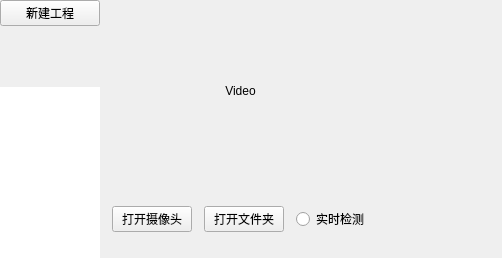
        <widget class="QWidget" name="page_3">
         <layout class="QHBoxLayout" name="horizontalLayout_4" stretch="2,8">
          <property name="spacing">
           <number>0</number>
          </property>
          <property name="leftMargin">
           <number>0</number>
          </property>
          <property name="topMargin">
           <number>0</number>
          </property>
          <property name="rightMargin">
           <number>0</number>
          </property>
          <property name="bottomMargin">
           <number>0</number>
          </property>
          <item>
           <widget class="QFrame" name="frame_6">
            <property name="frameShape">
             <enum>QFrame::NoFrame</enum>
            </property>
            <property name="frameShadow">
             <enum>QFrame::Sunken</enum>
            </property>
            <layout class="QVBoxLayout" name="verticalLayout_3" stretch="1,5,14">
             <property name="spacing">
              <number>0</number>
             </property>
             <property name="leftMargin">
              <number>0</number>
             </property>
             <property name="topMargin">
              <number>0</number>
             </property>
             <property name="rightMargin">
              <number>0</number>
             </property>
             <property name="bottomMargin">
              <number>0</number>
             </property>
             <item>
              <widget class="QPushButton" name="pushButton_6">
               <property name="sizePolicy">
                <sizepolicy hsizetype="Minimum" vsizetype="Expanding">
                 <horstretch>0</horstretch>
                 <verstretch>0</verstretch>
                </sizepolicy>
               </property>
               <property name="text">
                <string>新建工程</string>
               </property>
              </widget>
             </item>
             <item>
              <spacer name="verticalSpacer">
               <property name="orientation">
                <enum>Qt::Vertical</enum>
               </property>
               <property name="sizeHint" stdset="0">
                <size>
                 <width>20</width>
                 <height>40</height>
                </size>
               </property>
              </spacer>
             </item>
             <item>
              <widget class="QListWidget" name="listWidget_2">
               <property name="frameShape">
                <enum>QFrame::NoFrame</enum>
               </property>
               <property name="frameShadow">
                <enum>QFrame::Sunken</enum>
               </property>
               <property name="lineWidth">
                <number>0</number>
               </property>
               <property name="resizeMode">
                <enum>QListView::Fixed</enum>
               </property>
               <property name="layoutMode">
                <enum>QListView::SinglePass</enum>
               </property>
               <property name="gridSize">
                <size>
                 <width>0</width>
                 <height>30</height>
                </size>
               </property>
              </widget>
             </item>
            </layout>
           </widget>
          </item>
          <item>
           <widget class="QFrame" name="frame_7">
            <property name="frameShape">
             <enum>QFrame::NoFrame</enum>
            </property>
            <property name="frameShadow">
             <enum>QFrame::Plain</enum>
            </property>
            <layout class="QHBoxLayout" name="horizontalLayout_6" stretch="7,3">
             <property name="spacing">
              <number>0</number>
             </property>
             <property name="leftMargin">
              <number>0</number>
             </property>
             <property name="topMargin">
              <number>0</number>
             </property>
             <property name="rightMargin">
              <number>0</number>
             </property>
             <property name="bottomMargin">
              <number>0</number>
             </property>
             <item>
              <widget class="QFrame" name="frame_11">
               <property name="frameShape">
                <enum>QFrame::NoFrame</enum>
               </property>
               <property name="frameShadow">
                <enum>QFrame::Plain</enum>
               </property>
               <layout class="QVBoxLayout" name="verticalLayout_6" stretch="7,3">
                <property name="spacing">
                 <number>0</number>
                </property>
                <property name="leftMargin">
                 <number>0</number>
                </property>
                <property name="topMargin">
                 <number>0</number>
                </property>
                <property name="rightMargin">
                 <number>0</number>
                </property>
                <property name="bottomMargin">
                 <number>0</number>
                </property>
                <item>
                 <widget class="QLabel" name="label_3">
                  <property name="sizePolicy">
                   <sizepolicy hsizetype="Ignored" vsizetype="Ignored">
                    <horstretch>0</horstretch>
                    <verstretch>0</verstretch>
                   </sizepolicy>
                  </property>
                  <property name="frameShape">
                   <enum>QFrame::NoFrame</enum>
                  </property>
                  <property name="frameShadow">
                   <enum>QFrame::Plain</enum>
                  </property>
                  <property name="text">
                   <string>Video</string>
                  </property>
                  <property name="alignment">
                   <set>Qt::AlignCenter</set>
                  </property>
                 </widget>
                </item>
                <item>
                 <widget class="QFrame" name="frame_12">
                  <property name="frameShape">
                   <enum>QFrame::NoFrame</enum>
                  </property>
                  <property name="frameShadow">
                   <enum>QFrame::Raised</enum>
                  </property>
                  <layout class="QHBoxLayout" name="horizontalLayout_8">
                   <property name="spacing">
                    <number>0</number>
                   </property>
                   <property name="leftMargin">
                    <number>0</number>
                   </property>
                   <property name="topMargin">
                    <number>0</number>
                   </property>
                   <property name="rightMargin">
                    <number>0</number>
                   </property>
                   <property name="bottomMargin">
                    <number>0</number>
                   </property>
                   <item>
                    <widget class="QPushButton" name="pushButton_9">
                     <property name="sizePolicy">
                      <sizepolicy hsizetype="Fixed" vsizetype="Fixed">
                       <horstretch>0</horstretch>
                       <verstretch>0</verstretch>
                      </sizepolicy>
                     </property>
                     <property name="text">
                      <string>打开摄像头</string>
                     </property>
                    </widget>
                   </item>
                   <item>
                    <widget class="QPushButton" name="pushButton_8">
                     <property name="sizePolicy">
                      <sizepolicy hsizetype="Fixed" vsizetype="Fixed">
                       <horstretch>0</horstretch>
                       <verstretch>0</verstretch>
                      </sizepolicy>
                     </property>
                     <property name="text">
                      <string>打开文件夹</string>
                     </property>
                    </widget>
                   </item>
                   <item>
                    <widget class="QRadioButton" name="radioButton">
                     <property name="sizePolicy">
                      <sizepolicy hsizetype="Fixed" vsizetype="Fixed">
                       <horstretch>0</horstretch>
                       <verstretch>0</verstretch>
                      </sizepolicy>
                     </property>
                     <property name="layoutDirection">
                      <enum>Qt::LeftToRight</enum>
                     </property>
                     <property name="text">
                      <string>实时检测</string>
                     </property>
                    </widget>
                   </item>
                  </layout>
                 </widget>
                </item>
               </layout>
              </widget>
             </item>
             <item>
              <widget class="QFrame" name="frame_10">
               <property name="frameShape">
                <enum>QFrame::NoFrame</enum>
               </property>
               <property name="frameShadow">
                <enum>QFrame::Plain</enum>
               </property>
               <layout class="QVBoxLayout" name="verticalLayout_5" stretch="7,3">
                <property name="spacing">
                 <number>0</number>
                </property>
                <property name="leftMargin">
                 <number>0</number>
                </property>
                <property name="topMargin">
                 <number>0</number>
                </property>
                <property name="rightMargin">
                 <number>0</number>
                </property>
                <property name="bottomMargin">
                 <number>0</number>
                </property>
                <item>
                 <widget class="QLabel" name="label_5">
                  <property name="frameShape">
                   <enum>QFrame::NoFrame</enum>
                  </property>
                  <property name="text">
                   <string/>
                  </property>
                  <property name="alignment">
                   <set>Qt::AlignCenter</set>
                  </property>
                 </widget>
                </item>
                <item>
                 <widget class="QLabel" name="label_6">
                  <property name="palette">
                   <palette>
                    <active>
                     <colorrole role="Button">
                      <brush brushstyle="LinearGradientPattern">
                       <gradient startx="0.000000000000000" starty="0.000000000000000" endx="1.000000000000000" endy="1.000000000000000" type="LinearGradient" spread="PadSpread" coordinatemode="ObjectBoundingMode">
                        <gradientstop position="0.000000000000000">
                         <color alpha="255">
                          <red>61</red>
                          <green>118</green>
                          <blue>118</blue>
                         </color>
                        </gradientstop>
                        <gradientstop position="1.000000000000000">
                         <color alpha="255">
                          <red>46</red>
                          <green>89</green>
                          <blue>88</blue>
                         </color>
                        </gradientstop>
                       </gradient>
                      </brush>
                     </colorrole>
                     <colorrole role="Base">
                      <brush brushstyle="LinearGradientPattern">
                       <gradient startx="0.000000000000000" starty="0.000000000000000" endx="1.000000000000000" endy="1.000000000000000" type="LinearGradient" spread="PadSpread" coordinatemode="ObjectBoundingMode">
                        <gradientstop position="0.000000000000000">
                         <color alpha="255">
                          <red>61</red>
                          <green>118</green>
                          <blue>118</blue>
                         </color>
                        </gradientstop>
                        <gradientstop position="1.000000000000000">
                         <color alpha="255">
                          <red>46</red>
                          <green>89</green>
                          <blue>88</blue>
                         </color>
                        </gradientstop>
                       </gradient>
                      </brush>
                     </colorrole>
                     <colorrole role="Window">
                      <brush brushstyle="LinearGradientPattern">
                       <gradient startx="0.000000000000000" starty="0.000000000000000" endx="1.000000000000000" endy="1.000000000000000" type="LinearGradient" spread="PadSpread" coordinatemode="ObjectBoundingMode">
                        <gradientstop position="0.000000000000000">
                         <color alpha="255">
                          <red>61</red>
                          <green>118</green>
                          <blue>118</blue>
                         </color>
                        </gradientstop>
                        <gradientstop position="1.000000000000000">
                         <color alpha="255">
                          <red>46</red>
                          <green>89</green>
                          <blue>88</blue>
                         </color>
                        </gradientstop>
                       </gradient>
                      </brush>
                     </colorrole>
                    </active>
                    <inactive>
                     <colorrole role="Button">
                      <brush brushstyle="LinearGradientPattern">
                       <gradient startx="0.000000000000000" starty="0.000000000000000" endx="1.000000000000000" endy="1.000000000000000" type="LinearGradient" spread="PadSpread" coordinatemode="ObjectBoundingMode">
                        <gradientstop position="0.000000000000000">
                         <color alpha="255">
                          <red>61</red>
                          <green>118</green>
                          <blue>118</blue>
                         </color>
                        </gradientstop>
                        <gradientstop position="1.000000000000000">
                         <color alpha="255">
                          <red>46</red>
                          <green>89</green>
                          <blue>88</blue>
                         </color>
                        </gradientstop>
                       </gradient>
                      </brush>
                     </colorrole>
                     <colorrole role="Base">
                      <brush brushstyle="LinearGradientPattern">
                       <gradient startx="0.000000000000000" starty="0.000000000000000" endx="1.000000000000000" endy="1.000000000000000" type="LinearGradient" spread="PadSpread" coordinatemode="ObjectBoundingMode">
                        <gradientstop position="0.000000000000000">
                         <color alpha="255">
                          <red>61</red>
                          <green>118</green>
                          <blue>118</blue>
                         </color>
                        </gradientstop>
                        <gradientstop position="1.000000000000000">
                         <color alpha="255">
                          <red>46</red>
                          <green>89</green>
                          <blue>88</blue>
                         </color>
                        </gradientstop>
                       </gradient>
                      </brush>
                     </colorrole>
                     <colorrole role="Window">
                      <brush brushstyle="LinearGradientPattern">
                       <gradient startx="0.000000000000000" starty="0.000000000000000" endx="1.000000000000000" endy="1.000000000000000" type="LinearGradient" spread="PadSpread" coordinatemode="ObjectBoundingMode">
                        <gradientstop position="0.000000000000000">
                         <color alpha="255">
                          <red>61</red>
                          <green>118</green>
                          <blue>118</blue>
                         </color>
                        </gradientstop>
                        <gradientstop position="1.000000000000000">
                         <color alpha="255">
                          <red>46</red>
                          <green>89</green>
                          <blue>88</blue>
                         </color>
                        </gradientstop>
                       </gradient>
                      </brush>
                     </colorrole>
                    </inactive>
                    <disabled>
                     <colorrole role="Button">
                      <brush brushstyle="LinearGradientPattern">
                       <gradient startx="0.000000000000000" starty="0.000000000000000" endx="1.000000000000000" endy="1.000000000000000" type="LinearGradient" spread="PadSpread" coordinatemode="ObjectBoundingMode">
                        <gradientstop position="0.000000000000000">
                         <color alpha="255">
                          <red>61</red>
                          <green>118</green>
                          <blue>118</blue>
                         </color>
                        </gradientstop>
                        <gradientstop position="1.000000000000000">
                         <color alpha="255">
                          <red>46</red>
                          <green>89</green>
                          <blue>88</blue>
                         </color>
                        </gradientstop>
                       </gradient>
                      </brush>
                     </colorrole>
                     <colorrole role="Base">
                      <brush brushstyle="LinearGradientPattern">
                       <gradient startx="0.000000000000000" starty="0.000000000000000" endx="1.000000000000000" endy="1.000000000000000" type="LinearGradient" spread="PadSpread" coordinatemode="ObjectBoundingMode">
                        <gradientstop position="0.000000000000000">
                         <color alpha="255">
                          <red>61</red>
                          <green>118</green>
                          <blue>118</blue>
                         </color>
                        </gradientstop>
                        <gradientstop position="1.000000000000000">
                         <color alpha="255">
                          <red>46</red>
                          <green>89</green>
                          <blue>88</blue>
                         </color>
                        </gradientstop>
                       </gradient>
                      </brush>
                     </colorrole>
                     <colorrole role="Window">
                      <brush brushstyle="LinearGradientPattern">
                       <gradient startx="0.000000000000000" starty="0.000000000000000" endx="1.000000000000000" endy="1.000000000000000" type="LinearGradient" spread="PadSpread" coordinatemode="ObjectBoundingMode">
                        <gradientstop position="0.000000000000000">
                         <color alpha="255">
                          <red>61</red>
                          <green>118</green>
                          <blue>118</blue>
                         </color>
                        </gradientstop>
                        <gradientstop position="1.000000000000000">
                         <color alpha="255">
                          <red>46</red>
                          <green>89</green>
                          <blue>88</blue>
                         </color>
                        </gradientstop>
                       </gradient>
                      </brush>
                     </colorrole>
                    </disabled>
                   </palette>
                  </property>
                  <property name="font">
                   <font>
                    <family>Times New Roman</family>
                    <pointsize>18</pointsize>
                    <bold>false</bold>
                   </font>
                  </property>
                  <property name="frameShape">
                   <enum>QFrame::NoFrame</enum>
                  </property>
                  <property name="frameShadow">
                   <enum>QFrame::Raised</enum>
                  </property>
                  <property name="text">
                   <string/>
                  </property>
                  <property name="alignment">
                   <set>Qt::AlignCenter</set>
                  </property>
                 </widget>
                </item>
               </layout>
              </widget>
             </item>
            </layout>
           </widget>
          </item>
         </layout>
        </widget>
